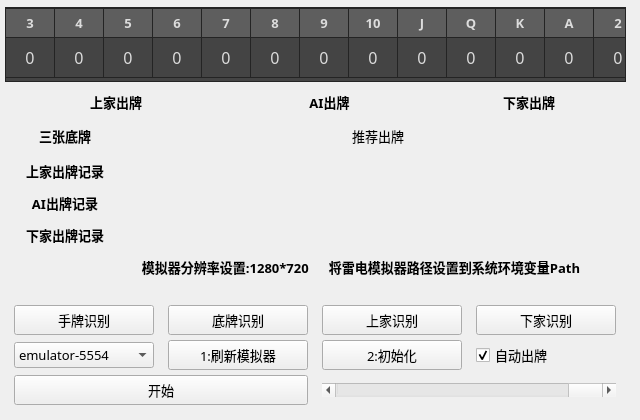
  <widget class="QWidget" name="centralwidget">
   <property name="maximumSize">
    <size>
     <width>640</width>
     <height>420</height>
    </size>
   </property>
   <widget class="QWidget" name="layoutWidget">
    <property name="geometry">
     <rect>
      <x>0</x>
      <y>300</y>
      <width>631</width>
      <height>111</height>
     </rect>
    </property>
    <layout class="QGridLayout" name="gridLayout">
     <property name="leftMargin">
      <number>5</number>
     </property>
     <property name="topMargin">
      <number>5</number>
     </property>
     <property name="rightMargin">
      <number>5</number>
     </property>
     <property name="bottomMargin">
      <number>5</number>
     </property>
     <property name="spacing">
      <number>5</number>
     </property>
     <item row="0" column="0">
      <widget class="QPushButton" name="pushButton_hand">
       <property name="minimumSize">
        <size>
         <width>0</width>
         <height>30</height>
        </size>
       </property>
       <property name="maximumSize">
        <size>
         <width>140</width>
         <height>30</height>
        </size>
       </property>
       <property name="font">
        <font>
         <family>微软雅黑</family>
         <pointsize>10</pointsize>
        </font>
       </property>
       <property name="text">
        <string>手牌识别</string>
       </property>
      </widget>
     </item>
     <item row="0" column="2">
      <widget class="QPushButton" name="pushButton_up_card">
       <property name="minimumSize">
        <size>
         <width>0</width>
         <height>30</height>
        </size>
       </property>
       <property name="maximumSize">
        <size>
         <width>140</width>
         <height>30</height>
        </size>
       </property>
       <property name="font">
        <font>
         <family>微软雅黑</family>
         <pointsize>10</pointsize>
        </font>
       </property>
       <property name="text">
        <string>上家识别</string>
       </property>
      </widget>
     </item>
     <item row="1" column="0">
      <widget class="QComboBox" name="comboBox_drives">
       <property name="maximumSize">
        <size>
         <width>140</width>
         <height>16777215</height>
        </size>
       </property>
       <property name="font">
        <font>
         <family>微软雅黑</family>
         <pointsize>10</pointsize>
        </font>
       </property>
       <item>
        <property name="text">
         <string>emulator-5554</string>
        </property>
       </item>
       <item>
        <property name="text">
         <string>emulator-5556</string>
        </property>
       </item>
       <item>
        <property name="text">
         <string>emulator-5558</string>
        </property>
       </item>
      </widget>
     </item>
     <item row="1" column="2">
      <widget class="QPushButton" name="pushButton_init">
       <property name="minimumSize">
        <size>
         <width>0</width>
         <height>30</height>
        </size>
       </property>
       <property name="maximumSize">
        <size>
         <width>140</width>
         <height>30</height>
        </size>
       </property>
       <property name="font">
        <font>
         <family>微软雅黑</family>
         <pointsize>10</pointsize>
        </font>
       </property>
       <property name="text">
        <string>2:初始化</string>
       </property>
      </widget>
     </item>
     <item row="2" column="0" colspan="2">
      <widget class="QPushButton" name="pushButton_start">
       <property name="minimumSize">
        <size>
         <width>0</width>
         <height>30</height>
        </size>
       </property>
       <property name="maximumSize">
        <size>
         <width>640</width>
         <height>30</height>
        </size>
       </property>
       <property name="font">
        <font>
         <family>微软雅黑</family>
         <pointsize>10</pointsize>
        </font>
       </property>
       <property name="text">
        <string>开始</string>
       </property>
      </widget>
     </item>
     <item row="1" column="1">
      <widget class="QPushButton" name="pushButton_Refresh">
       <property name="minimumSize">
        <size>
         <width>0</width>
         <height>30</height>
        </size>
       </property>
       <property name="maximumSize">
        <size>
         <width>140</width>
         <height>30</height>
        </size>
       </property>
       <property name="font">
        <font>
         <family>微软雅黑</family>
         <pointsize>10</pointsize>
        </font>
       </property>
       <property name="text">
        <string>1:刷新模拟器</string>
       </property>
      </widget>
     </item>
     <item row="0" column="1">
      <widget class="QPushButton" name="pushButton_three">
       <property name="minimumSize">
        <size>
         <width>0</width>
         <height>30</height>
        </size>
       </property>
       <property name="maximumSize">
        <size>
         <width>140</width>
         <height>30</height>
        </size>
       </property>
       <property name="font">
        <font>
         <family>微软雅黑</family>
         <pointsize>10</pointsize>
        </font>
       </property>
       <property name="text">
        <string>底牌识别</string>
       </property>
      </widget>
     </item>
     <item row="0" column="3">
      <widget class="QPushButton" name="pushButton_down_card">
       <property name="minimumSize">
        <size>
         <width>0</width>
         <height>30</height>
        </size>
       </property>
       <property name="maximumSize">
        <size>
         <width>140</width>
         <height>30</height>
        </size>
       </property>
       <property name="font">
        <font>
         <family>微软雅黑</family>
         <pointsize>10</pointsize>
        </font>
       </property>
       <property name="text">
        <string>下家识别</string>
       </property>
      </widget>
     </item>
     <item row="2" column="2" colspan="2">
      <widget class="QScrollBar" name="horizontalScrollBar">
       <property name="minimum">
        <number>3</number>
       </property>
       <property name="maximum">
        <number>10</number>
       </property>
       <property name="pageStep">
        <number>1</number>
       </property>
       <property name="value">
        <number>10</number>
       </property>
       <property name="sliderPosition">
        <number>10</number>
       </property>
       <property name="orientation">
        <enum>Qt::Horizontal</enum>
       </property>
      </widget>
     </item>
     <item row="1" column="3">
      <widget class="QCheckBox" name="checkBox_Auto">
       <property name="font">
        <font>
         <family>微软雅黑</family>
         <pointsize>10</pointsize>
        </font>
       </property>
       <property name="text">
        <string>自动出牌</string>
       </property>
       <property name="checked">
        <bool>true</bool>
       </property>
      </widget>
     </item>
    </layout>
   </widget>
   <widget class="QWidget" name="layoutWidget">
    <property name="geometry">
     <rect>
      <x>0</x>
      <y>0</y>
      <width>631</width>
      <height>287</height>
     </rect>
    </property>
    <layout class="QGridLayout" name="gridLayout_2">
     <property name="leftMargin">
      <number>5</number>
     </property>
     <property name="topMargin">
      <number>5</number>
     </property>
     <property name="rightMargin">
      <number>5</number>
     </property>
     <property name="bottomMargin">
      <number>5</number>
     </property>
     <property name="spacing">
      <number>5</number>
     </property>
     <item row="5" column="0">
      <widget class="QLabel" name="label_up_card_4">
       <property name="minimumSize">
        <size>
         <width>120</width>
         <height>25</height>
        </size>
       </property>
       <property name="maximumSize">
        <size>
         <width>16777215</width>
         <height>25</height>
        </size>
       </property>
       <property name="font">
        <font>
         <family>微软雅黑</family>
         <pointsize>10</pointsize>
         <weight>75</weight>
         <bold>true</bold>
        </font>
       </property>
       <property name="toolTip">
        <string>下家出牌</string>
       </property>
       <property name="layoutDirection">
        <enum>Qt::LeftToRight</enum>
       </property>
       <property name="frameShape">
        <enum>QFrame::NoFrame</enum>
       </property>
       <property name="text">
        <string>下家出牌记录</string>
       </property>
       <property name="alignment">
        <set>Qt::AlignCenter</set>
       </property>
       <property name="wordWrap">
        <bool>true</bool>
       </property>
      </widget>
     </item>
     <item row="6" column="0" colspan="6">
      <widget class="QLabel" name="label_msg">
       <property name="minimumSize">
        <size>
         <width>0</width>
         <height>25</height>
        </size>
       </property>
       <property name="maximumSize">
        <size>
         <width>16777215</width>
         <height>25</height>
        </size>
       </property>
       <property name="font">
        <font>
         <family>微软雅黑</family>
         <pointsize>10</pointsize>
         <weight>75</weight>
         <bold>true</bold>
        </font>
       </property>
       <property name="layoutDirection">
        <enum>Qt::LeftToRight</enum>
       </property>
       <property name="text">
        <string>                              模拟器分辨率设置:1280*720      将雷电模拟器路径设置到系统环境变量Path   </string>
       </property>
       <property name="alignment">
        <set>Qt::AlignCenter</set>
       </property>
      </widget>
     </item>
     <item row="1" column="2" colspan="2">
      <widget class="QLabel" name="label_ai_play_card">
       <property name="minimumSize">
        <size>
         <width>120</width>
         <height>25</height>
        </size>
       </property>
       <property name="maximumSize">
        <size>
         <width>16777215</width>
         <height>25</height>
        </size>
       </property>
       <property name="font">
        <font>
         <family>微软雅黑</family>
         <pointsize>10</pointsize>
         <weight>75</weight>
         <bold>true</bold>
        </font>
       </property>
       <property name="toolTip">
        <string>下家出牌</string>
       </property>
       <property name="layoutDirection">
        <enum>Qt::LeftToRight</enum>
       </property>
       <property name="frameShape">
        <enum>QFrame::NoFrame</enum>
       </property>
       <property name="text">
        <string>AI出牌</string>
       </property>
       <property name="alignment">
        <set>Qt::AlignCenter</set>
       </property>
       <property name="wordWrap">
        <bool>true</bool>
       </property>
      </widget>
     </item>
     <item row="0" column="0" colspan="6">
      <widget class="QTableWidget" name="tableWidget">
       <property name="maximumSize">
        <size>
         <width>16777215</width>
         <height>75</height>
        </size>
       </property>
       <property name="font">
        <font>
         <family>微软雅黑</family>
         <pointsize>12</pointsize>
        </font>
       </property>
       <property name="layoutDirection">
        <enum>Qt::LeftToRight</enum>
       </property>
       <property name="styleSheet">
        <string notr="true">QTableWidget{
color:#DCDCDC;
background:#444444;
border:1px solid #242424;
alternate-background-color:#525252;
gridline-color:#242424;
}
 
QTableWidget::item:selected{
color:#DCDCDC;
background:qlineargradient(spread:pad,x1:0,y1:0,x2:0,y2:1,stop:0 #484848,stop:1 #383838);
}
 
QTableWidget::item:hover{
background:#5B5B5B;
}
QHeaderView::section{
text-align:center;
background:#5E5E5E;
padding:3px;
margin:0px;
color:#DCDCDC;
border:1px solid #242424;
border-left-width:0;
}
 
QScrollBar:vertical{
background:#484848;
padding:0px;
border-radius:6px;
max-width:12px;
}
 
 
QScrollBar::handle:vertical{
background:#CCCCCC;
}
 
QScrollBar::handle:hover:vertical,QScrollBar::handle:pressed:vertical{
background:#A7A7A7;
}
QScrollBar::sub-page:vertical{
background:444444;
}
 
 
QScrollBar::add-page:vertical{
background:5B5B5B;
}
 
QScrollBar::add-line:vertical{
background:none;
}
QScrollBar::sub-line:vertical{
background:none;
}</string>
       </property>
       <property name="frameShadow">
        <enum>QFrame::Sunken</enum>
       </property>
       <property name="midLineWidth">
        <number>-1</number>
       </property>
       <property name="verticalScrollBarPolicy">
        <enum>Qt::ScrollBarAlwaysOff</enum>
       </property>
       <property name="horizontalScrollBarPolicy">
        <enum>Qt::ScrollBarAlwaysOff</enum>
       </property>
       <property name="autoScroll">
        <bool>false</bool>
       </property>
       <property name="editTriggers">
        <set>QAbstractItemView::NoEditTriggers</set>
       </property>
       <property name="selectionMode">
        <enum>QAbstractItemView::NoSelection</enum>
       </property>
       <property name="selectionBehavior">
        <enum>QAbstractItemView::SelectRows</enum>
       </property>
       <property name="textElideMode">
        <enum>Qt::ElideNone</enum>
       </property>
       <attribute name="horizontalHeaderVisible">
        <bool>true</bool>
       </attribute>
       <attribute name="horizontalHeaderCascadingSectionResizes">
        <bool>true</bool>
       </attribute>
       <attribute name="horizontalHeaderDefaultSectionSize">
        <number>41</number>
       </attribute>
       <attribute name="horizontalHeaderStretchLastSection">
        <bool>true</bool>
       </attribute>
       <attribute name="verticalHeaderVisible">
        <bool>false</bool>
       </attribute>
       <attribute name="verticalHeaderCascadingSectionResizes">
        <bool>false</bool>
       </attribute>
       <attribute name="verticalHeaderMinimumSectionSize">
        <number>40</number>
       </attribute>
       <attribute name="verticalHeaderDefaultSectionSize">
        <number>40</number>
       </attribute>
       <attribute name="verticalHeaderHighlightSections">
        <bool>true</bool>
       </attribute>
       <attribute name="verticalHeaderShowSortIndicator" stdset="0">
        <bool>false</bool>
       </attribute>
       <row>
        <property name="text">
         <string/>
        </property>
       </row>
       <column>
        <property name="text">
         <string>3</string>
        </property>
        <property name="font">
         <font>
          <family>微软雅黑</family>
          <pointsize>10</pointsize>
          <weight>75</weight>
          <bold>true</bold>
         </font>
        </property>
       </column>
       <column>
        <property name="text">
         <string>4</string>
        </property>
        <property name="font">
         <font>
          <family>微软雅黑</family>
          <pointsize>10</pointsize>
          <weight>75</weight>
          <bold>true</bold>
         </font>
        </property>
       </column>
       <column>
        <property name="text">
         <string>5</string>
        </property>
        <property name="font">
         <font>
          <family>微软雅黑</family>
          <pointsize>10</pointsize>
          <weight>75</weight>
          <bold>true</bold>
         </font>
        </property>
       </column>
       <column>
        <property name="text">
         <string>6</string>
        </property>
        <property name="font">
         <font>
          <family>微软雅黑</family>
          <pointsize>10</pointsize>
          <weight>75</weight>
          <bold>true</bold>
         </font>
        </property>
       </column>
       <column>
        <property name="text">
         <string>7</string>
        </property>
        <property name="font">
         <font>
          <family>微软雅黑</family>
          <pointsize>10</pointsize>
          <weight>75</weight>
          <bold>true</bold>
         </font>
        </property>
       </column>
       <column>
        <property name="text">
         <string>8</string>
        </property>
        <property name="font">
         <font>
          <family>微软雅黑</family>
          <pointsize>10</pointsize>
          <weight>75</weight>
          <bold>true</bold>
         </font>
        </property>
       </column>
       <column>
        <property name="text">
         <string>9</string>
        </property>
        <property name="font">
         <font>
          <family>微软雅黑</family>
          <pointsize>10</pointsize>
          <weight>75</weight>
          <bold>true</bold>
         </font>
        </property>
       </column>
       <column>
        <property name="text">
         <string>10</string>
        </property>
        <property name="font">
         <font>
          <family>微软雅黑</family>
          <pointsize>10</pointsize>
          <weight>75</weight>
          <bold>true</bold>
         </font>
        </property>
       </column>
       <column>
        <property name="text">
         <string>J</string>
        </property>
        <property name="font">
         <font>
          <family>微软雅黑</family>
          <pointsize>10</pointsize>
          <weight>75</weight>
          <bold>true</bold>
         </font>
        </property>
       </column>
       <column>
        <property name="text">
         <string>Q</string>
        </property>
        <property name="font">
         <font>
          <family>微软雅黑</family>
          <pointsize>10</pointsize>
          <weight>75</weight>
          <bold>true</bold>
         </font>
        </property>
       </column>
       <column>
        <property name="text">
         <string>K</string>
        </property>
        <property name="font">
         <font>
          <family>微软雅黑</family>
          <pointsize>10</pointsize>
          <weight>75</weight>
          <bold>true</bold>
         </font>
        </property>
       </column>
       <column>
        <property name="text">
         <string>A</string>
        </property>
        <property name="font">
         <font>
          <family>微软雅黑</family>
          <pointsize>10</pointsize>
          <weight>75</weight>
          <bold>true</bold>
         </font>
        </property>
       </column>
       <column>
        <property name="text">
         <string>2</string>
        </property>
        <property name="font">
         <font>
          <family>微软雅黑</family>
          <pointsize>10</pointsize>
          <weight>75</weight>
          <bold>true</bold>
         </font>
        </property>
       </column>
       <column>
        <property name="text">
         <string>X</string>
        </property>
        <property name="font">
         <font>
          <family>微软雅黑</family>
          <pointsize>10</pointsize>
          <weight>75</weight>
          <bold>true</bold>
         </font>
        </property>
       </column>
       <column>
        <property name="text">
         <string>D</string>
        </property>
        <property name="font">
         <font>
          <family>微软雅黑</family>
          <pointsize>10</pointsize>
          <weight>75</weight>
          <bold>true</bold>
         </font>
        </property>
       </column>
       <item row="0" column="0">
        <property name="text">
         <string>0</string>
        </property>
        <property name="textAlignment">
         <set>AlignCenter</set>
        </property>
       </item>
       <item row="0" column="1">
        <property name="text">
         <string>0</string>
        </property>
        <property name="textAlignment">
         <set>AlignCenter</set>
        </property>
       </item>
       <item row="0" column="2">
        <property name="text">
         <string>0</string>
        </property>
        <property name="textAlignment">
         <set>AlignCenter</set>
        </property>
       </item>
       <item row="0" column="3">
        <property name="text">
         <string>0</string>
        </property>
        <property name="textAlignment">
         <set>AlignCenter</set>
        </property>
       </item>
       <item row="0" column="4">
        <property name="text">
         <string>0</string>
        </property>
        <property name="textAlignment">
         <set>AlignCenter</set>
        </property>
       </item>
       <item row="0" column="5">
        <property name="text">
         <string>0</string>
        </property>
        <property name="textAlignment">
         <set>AlignCenter</set>
        </property>
       </item>
       <item row="0" column="6">
        <property name="text">
         <string>0</string>
        </property>
        <property name="textAlignment">
         <set>AlignCenter</set>
        </property>
       </item>
       <item row="0" column="7">
        <property name="text">
         <string>0</string>
        </property>
        <property name="textAlignment">
         <set>AlignCenter</set>
        </property>
       </item>
       <item row="0" column="8">
        <property name="text">
         <string>0</string>
        </property>
        <property name="textAlignment">
         <set>AlignCenter</set>
        </property>
       </item>
       <item row="0" column="9">
        <property name="text">
         <string>0</string>
        </property>
        <property name="textAlignment">
         <set>AlignCenter</set>
        </property>
       </item>
       <item row="0" column="10">
        <property name="text">
         <string>0</string>
        </property>
        <property name="textAlignment">
         <set>AlignCenter</set>
        </property>
       </item>
       <item row="0" column="11">
        <property name="text">
         <string>0</string>
        </property>
        <property name="textAlignment">
         <set>AlignCenter</set>
        </property>
       </item>
       <item row="0" column="12">
        <property name="text">
         <string>0</string>
        </property>
        <property name="textAlignment">
         <set>AlignCenter</set>
        </property>
       </item>
       <item row="0" column="13">
        <property name="text">
         <string>0</string>
        </property>
        <property name="textAlignment">
         <set>AlignCenter</set>
        </property>
       </item>
       <item row="0" column="14">
        <property name="text">
         <string>0</string>
        </property>
        <property name="textAlignment">
         <set>AlignCenter</set>
        </property>
       </item>
      </widget>
     </item>
     <item row="2" column="0">
      <widget class="QLabel" name="label_three_card">
       <property name="minimumSize">
        <size>
         <width>120</width>
         <height>25</height>
        </size>
       </property>
       <property name="maximumSize">
        <size>
         <width>16777215</width>
         <height>25</height>
        </size>
       </property>
       <property name="font">
        <font>
         <family>微软雅黑</family>
         <pointsize>10</pointsize>
         <weight>75</weight>
         <bold>true</bold>
        </font>
       </property>
       <property name="toolTip">
        <string>下家出牌</string>
       </property>
       <property name="layoutDirection">
        <enum>Qt::LeftToRight</enum>
       </property>
       <property name="frameShape">
        <enum>QFrame::NoFrame</enum>
       </property>
       <property name="text">
        <string>三张底牌</string>
       </property>
       <property name="alignment">
        <set>Qt::AlignCenter</set>
       </property>
       <property name="wordWrap">
        <bool>true</bool>
       </property>
      </widget>
     </item>
     <item row="3" column="0">
      <widget class="QLabel" name="label_up_card_2">
       <property name="minimumSize">
        <size>
         <width>120</width>
         <height>25</height>
        </size>
       </property>
       <property name="maximumSize">
        <size>
         <width>16777215</width>
         <height>25</height>
        </size>
       </property>
       <property name="font">
        <font>
         <family>微软雅黑</family>
         <pointsize>10</pointsize>
         <weight>75</weight>
         <bold>true</bold>
        </font>
       </property>
       <property name="toolTip">
        <string>下家出牌</string>
       </property>
       <property name="layoutDirection">
        <enum>Qt::LeftToRight</enum>
       </property>
       <property name="frameShape">
        <enum>QFrame::NoFrame</enum>
       </property>
       <property name="text">
        <string>上家出牌记录</string>
       </property>
       <property name="alignment">
        <set>Qt::AlignCenter</set>
       </property>
       <property name="wordWrap">
        <bool>true</bool>
       </property>
      </widget>
     </item>
     <item row="3" column="1" colspan="5">
      <widget class="QLabel" name="label_up_play_history">
       <property name="minimumSize">
        <size>
         <width>120</width>
         <height>25</height>
        </size>
       </property>
       <property name="maximumSize">
        <size>
         <width>16777215</width>
         <height>25</height>
        </size>
       </property>
       <property name="font">
        <font>
         <family>微软雅黑</family>
         <pointsize>10</pointsize>
         <weight>75</weight>
         <bold>true</bold>
        </font>
       </property>
       <property name="toolTip">
        <string>下家出牌</string>
       </property>
       <property name="layoutDirection">
        <enum>Qt::LeftToRight</enum>
       </property>
       <property name="frameShape">
        <enum>QFrame::NoFrame</enum>
       </property>
       <property name="text">
        <string/>
       </property>
       <property name="alignment">
        <set>Qt::AlignLeading|Qt::AlignLeft|Qt::AlignVCenter</set>
       </property>
       <property name="wordWrap">
        <bool>true</bool>
       </property>
      </widget>
     </item>
     <item row="4" column="0">
      <widget class="QLabel" name="label_up_card_3">
       <property name="minimumSize">
        <size>
         <width>120</width>
         <height>25</height>
        </size>
       </property>
       <property name="maximumSize">
        <size>
         <width>16777215</width>
         <height>25</height>
        </size>
       </property>
       <property name="font">
        <font>
         <family>微软雅黑</family>
         <pointsize>10</pointsize>
         <weight>75</weight>
         <bold>true</bold>
        </font>
       </property>
       <property name="toolTip">
        <string>下家出牌</string>
       </property>
       <property name="layoutDirection">
        <enum>Qt::LeftToRight</enum>
       </property>
       <property name="frameShape">
        <enum>QFrame::NoFrame</enum>
       </property>
       <property name="text">
        <string>AI出牌记录</string>
       </property>
       <property name="alignment">
        <set>Qt::AlignCenter</set>
       </property>
       <property name="wordWrap">
        <bool>true</bool>
       </property>
      </widget>
     </item>
     <item row="2" column="1" colspan="5">
      <widget class="QLabel" name="label_action_list">
       <property name="minimumSize">
        <size>
         <width>120</width>
         <height>30</height>
        </size>
       </property>
       <property name="maximumSize">
        <size>
         <width>16777215</width>
         <height>30</height>
        </size>
       </property>
       <property name="font">
        <font>
         <family>微软雅黑</family>
         <pointsize>10</pointsize>
         <weight>50</weight>
         <bold>false</bold>
        </font>
       </property>
       <property name="toolTip">
        <string>下家出牌</string>
       </property>
       <property name="layoutDirection">
        <enum>Qt::LeftToRight</enum>
       </property>
       <property name="frameShape">
        <enum>QFrame::NoFrame</enum>
       </property>
       <property name="text">
        <string>推荐出牌</string>
       </property>
       <property name="alignment">
        <set>Qt::AlignCenter</set>
       </property>
       <property name="wordWrap">
        <bool>true</bool>
       </property>
      </widget>
     </item>
     <item row="1" column="4" colspan="2">
      <widget class="QLabel" name="label_down_play_card">
       <property name="minimumSize">
        <size>
         <width>120</width>
         <height>25</height>
        </size>
       </property>
       <property name="maximumSize">
        <size>
         <width>16777215</width>
         <height>25</height>
        </size>
       </property>
       <property name="font">
        <font>
         <family>微软雅黑</family>
         <pointsize>10</pointsize>
         <weight>75</weight>
         <bold>true</bold>
        </font>
       </property>
       <property name="toolTip">
        <string>上家出牌</string>
       </property>
       <property name="layoutDirection">
        <enum>Qt::LeftToRight</enum>
       </property>
       <property name="frameShape">
        <enum>QFrame::NoFrame</enum>
       </property>
       <property name="text">
        <string>下家出牌</string>
       </property>
       <property name="alignment">
        <set>Qt::AlignCenter</set>
       </property>
       <property name="wordWrap">
        <bool>true</bool>
       </property>
      </widget>
     </item>
     <item row="4" column="1" colspan="5">
      <widget class="QLabel" name="label_ai_play_history">
       <property name="minimumSize">
        <size>
         <width>120</width>
         <height>25</height>
        </size>
       </property>
       <property name="maximumSize">
        <size>
         <width>16777215</width>
         <height>25</height>
        </size>
       </property>
       <property name="font">
        <font>
         <family>微软雅黑</family>
         <pointsize>10</pointsize>
         <weight>75</weight>
         <bold>true</bold>
        </font>
       </property>
       <property name="toolTip">
        <string>下家出牌</string>
       </property>
       <property name="layoutDirection">
        <enum>Qt::LeftToRight</enum>
       </property>
       <property name="frameShape">
        <enum>QFrame::NoFrame</enum>
       </property>
       <property name="text">
        <string/>
       </property>
       <property name="alignment">
        <set>Qt::AlignLeading|Qt::AlignLeft|Qt::AlignVCenter</set>
       </property>
       <property name="wordWrap">
        <bool>true</bool>
       </property>
      </widget>
     </item>
     <item row="1" column="0" colspan="2">
      <widget class="QLabel" name="label_up_play_card">
       <property name="minimumSize">
        <size>
         <width>120</width>
         <height>25</height>
        </size>
       </property>
       <property name="maximumSize">
        <size>
         <width>16777215</width>
         <height>25</height>
        </size>
       </property>
       <property name="font">
        <font>
         <family>微软雅黑</family>
         <pointsize>10</pointsize>
         <weight>75</weight>
         <bold>true</bold>
        </font>
       </property>
       <property name="toolTip">
        <string>下家出牌</string>
       </property>
       <property name="layoutDirection">
        <enum>Qt::LeftToRight</enum>
       </property>
       <property name="frameShape">
        <enum>QFrame::NoFrame</enum>
       </property>
       <property name="text">
        <string>上家出牌</string>
       </property>
       <property name="alignment">
        <set>Qt::AlignCenter</set>
       </property>
       <property name="wordWrap">
        <bool>true</bool>
       </property>
      </widget>
     </item>
     <item row="5" column="1" colspan="5">
      <widget class="QLabel" name="label_down_play_history">
       <property name="minimumSize">
        <size>
         <width>120</width>
         <height>25</height>
        </size>
       </property>
       <property name="maximumSize">
        <size>
         <width>16777215</width>
         <height>25</height>
        </size>
       </property>
       <property name="font">
        <font>
         <family>微软雅黑</family>
         <pointsize>10</pointsize>
         <weight>75</weight>
         <bold>true</bold>
        </font>
       </property>
       <property name="toolTip">
        <string>下家出牌</string>
       </property>
       <property name="layoutDirection">
        <enum>Qt::LeftToRight</enum>
       </property>
       <property name="frameShape">
        <enum>QFrame::NoFrame</enum>
       </property>
       <property name="text">
        <string/>
       </property>
       <property name="alignment">
        <set>Qt::AlignLeading|Qt::AlignLeft|Qt::AlignVCenter</set>
       </property>
       <property name="wordWrap">
        <bool>true</bool>
       </property>
      </widget>
     </item>
    </layout>
   </widget>
  </widget>
